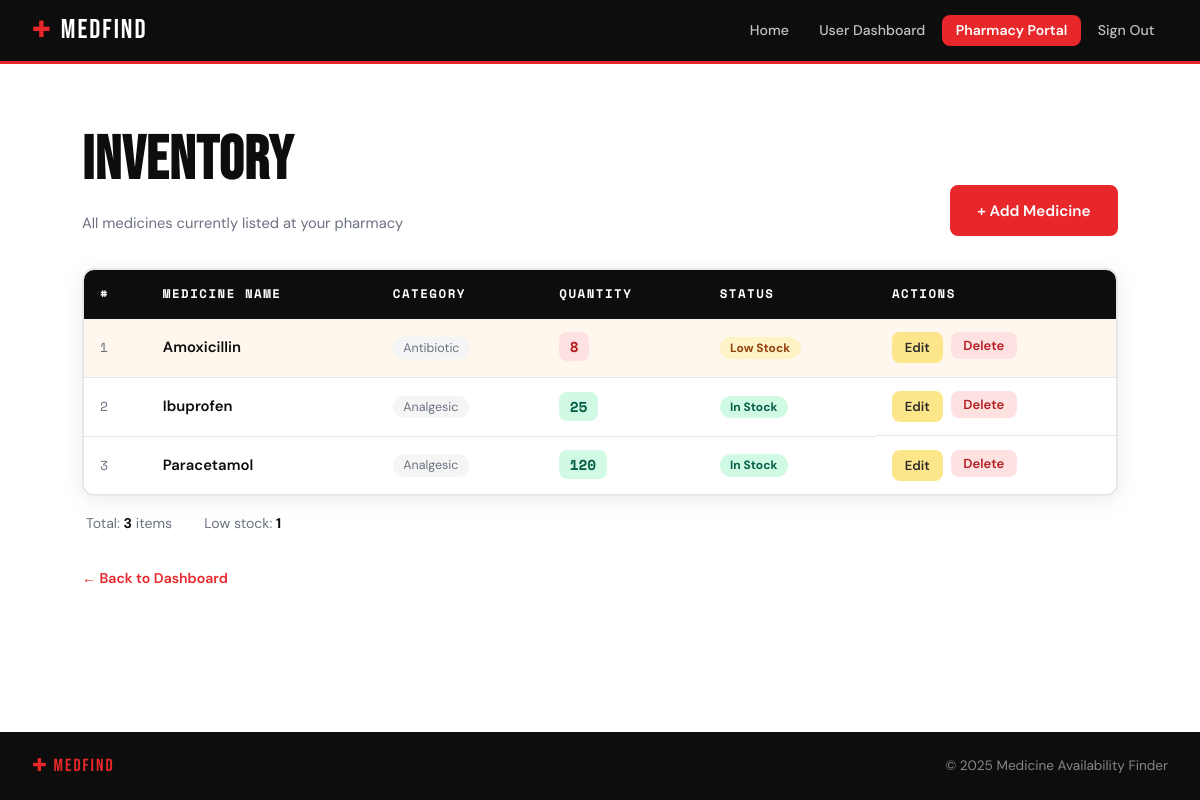
Page /inventory (signed in) on the committed database.
### backend/models.py (models this page shows)
class Medicine(db.Model):
	__tablename__ = "medicines"
	id = db.Column(db.Integer, primary_key=True)
	name = db.Column(db.String(150), nullable=False, index=True)
	manufacturer = db.Column(db.String(150), nullable=True)
	inventories = db.relationship("Inventory", back_populates="medicine", cascade="all, delete-orphan")

### backend/routes/pharmacy.py (the view)
@pharmacy_bp.route("/inventory")
def inventory():
	pharmacy = _current_pharmacy()
	if not pharmacy:
		return redirect(url_for("auth.login"))
	items = (
		Inventory.query.join(Medicine, Inventory.medicine_id == Medicine.id)
		.filter(Inventory.pharmacy_id == pharmacy.id)
		.order_by(Medicine.name.asc())
		.all()
	)
	medicines = [
		{
			"id": item.id,
			"name": item.medicine.name,
			"category": item.medicine.manufacturer,
			"quantity": item.quantity,
		}
		for item in items
	]
	return render_template("pharmacy/inventory.html", medicines=medicines)

### backend/routes/pharmacy.py (called while the page is built)
def _current_pharmacy():
	user_id = session.get("user_id")
	if not user_id:
		return None
	return Pharmacy.query.filter_by(user_id=user_id).first()

### frontend/templates/pharmacy/inventory.html (shortened to what this page needs)
{% extends "base.html" %}
{% block content %}
<section class="inventory-section">
    <div class="inventory-header">
        <div>
            <h1 class="inventory-title">Inventory</h1>
            <p class="inventory-sub">All medicines currently listed at your pharmacy</p>
        </div>
        <a href="{{ url_for('pharmacy.add_medicine') }}" class="btn btn--primary">+ Add Medicine</a>
    </div>
    {% if medicines %}
    <div class="table-wrapper">
        <table class="inventory-table">
            <thead>
                <tr>
                    <th>#</th>
                    <th>Medicine Name</th>
                    <th>Category</th>
                    <th>Quantity</th>
                    <th>Status</th>
                    <th>Actions</th>
                </tr>
            </thead>
            <tbody>
                {% for med in medicines %}
                <tr class="{{ 'row--low' if med.quantity < 10 else '' }}">
                    <td class="td-num">{{ loop.index }}</td>
                    <td class="td-name">{{ med.name }}</td>
                    <td class="td-cat">
                        <span class="category-pill">{{ med.category if med.category else '—' }}</span>
                    </td>
                    <td class="td-qty">
                        <span class="qty-chip {{ 'qty-chip--low' if med.quantity < 10 else 'qty-chip--ok' }}">
                            {{ med.quantity }}
                        </span>
                    </td>
                    <td class="td-status">
                        {% if med.quantity == 0 %}
                            <span class="status-badge status-badge--out">Out of Stock</span>
                        {% elif med.quantity < 10 %}
                            <span class="status-badge status-badge--low">Low Stock</span>
                        {% else %}
                            <span class="status-badge status-badge--ok">In Stock</span>
                        {% endif %}
                    </td>
                    <td class="td-actions">
                        <a href="{{ url_for('pharmacy.edit_medicine', id=med.id) }}" class="tbl-btn tbl-btn--edit">Edit</a>
                        <form action="{{ url_for('pharmacy.delete_medicine', id=med.id) }}" method="POST" class="inline-form" onsubmit="return confirmDelete(event)">
                            <button type="submit" class="tbl-btn tbl-btn--delete">Delete</button>
                        </form>
                    </td>
                </tr>
                {% endfor %}
            </tbody>
        </table>
    </div>
    <div class="inventory-summary">
        <span>Total: <strong>{{ medicines|length }}</strong> item{{ 's' if medicines|length != 1 }}</span>
        <span>Low stock: <strong>{{ medicines|selectattr('quantity', 'lt', 10)|list|length }}</strong></span>
    </div>
    {% endif %}
    <a href="{{ url_for('pharmacy.dashboard') }}" class="back-link" style="margin-top:2rem;display:inline-block;">← Back to Dashboard</a>
</section>
{% endblock %}

### frontend/templates/base.html (shortened to what this page needs)
<!DOCTYPE html>
<html lang="en">
<head>
    <link rel="stylesheet" href="{{ url_for('static', filename='css/style.css') }}">
</head>
<body>
    <nav class="navbar">
        <a href="{{ url_for('index') }}" class="nav-logo">
            <span class="logo-cross">✚</span>
            <span class="logo-text">MedFind</span>
        </a>
        <ul class="nav-links" id="navLinks">
            <li><a href="{{ url_for('index') }}" class="nav-link">Home</a></li>
            {% if session.get('user_id') %}
            <li><a href="{{ url_for('user.dashboard') }}" class="nav-link">User Dashboard</a></li>
            <li><a href="{{ url_for('pharmacy.dashboard') }}" class="nav-link nav-link--pharmacy">Pharmacy Portal</a></li>
            <li><a href="{{ url_for('auth.logout') }}" class="nav-link">Sign Out</a></li>
            {% else %}
            <li><a href="{{ url_for('auth.login') }}" class="nav-link">Login</a></li>
            <li><a href="{{ url_for('auth.register') }}" class="nav-link">Register</a></li>
            {% endif %}
        </ul>
    </nav>
    <main class="main-content">
        {% block content %}{% endblock %}
    </main>
    <footer class="footer">
        <div class="footer-inner">
            <span class="footer-logo">✚ MedFind</span>
            <span class="footer-copy">&copy; 2025 Medicine Availability Finder</span>
        </div>
    </footer>
</body>
</html>

### rows in the picture
Medicine: name "Amoxicillin", manufacturer "Antibiotic", quantity "8", shows "Low Stock"
Medicine: name "Ibuprofen", manufacturer "Analgesic", quantity "25", shows "In Stock"
Medicine: name "Paracetamol", manufacturer "Analgesic", quantity "120", shows "In Stock"

### other values in the picture
{{ medicines|length }} "3"
{{ 's' if medicines|length != 1 }} "s"
{{ medicines|selectattr('quantity', 'lt', 10)|list|length }} "1"
